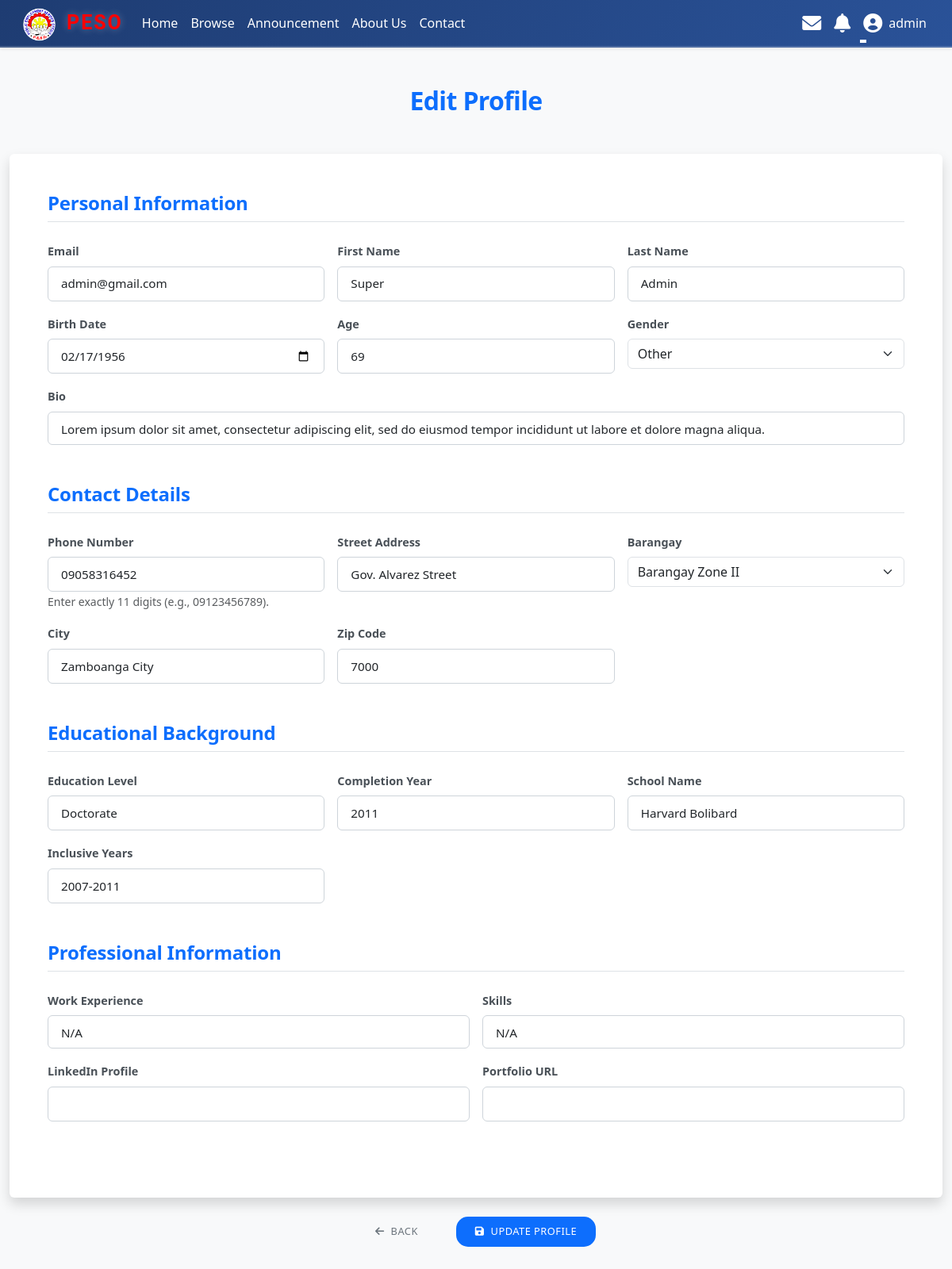
Page /pages/edit_profile.php (signed in) on the committed database.
### tables this page shows
CREATE TABLE `users` (
  `id` int(11) NOT NULL,
  `email` varchar(100) NOT NULL,
  `password` varchar(255) NOT NULL,
  `role` enum('admin','user') DEFAULT 'user',
  `created_at` timestamp NOT NULL DEFAULT current_timestamp(),
  `username` varchar(50) NOT NULL,
  `first_name` varchar(50) NOT NULL,
  `middle_name` varchar(50) DEFAULT NULL,
  `last_name` varchar(50) NOT NULL,
  `ext_name` varchar(10) DEFAULT NULL,
  `gender` enum('Male','Female','Non-Binary','LGBTQ+','Other') NOT NULL,
  `birth_date` date DEFAULT NULL,
  `age` int(11) NOT NULL,
  `phone_number` varchar(20) NOT NULL,
  `place_of_birth` varchar(100) NOT NULL,
  `civil_status` enum('Single','Married','Divorced','Widowed') NOT NULL,
  `zip_code` varchar(10) NOT NULL,
  `street_address` varchar(255) NOT NULL,
  `barangay` varchar(100) NOT NULL,
  `city` varchar(100) NOT NULL,
  `education_level` varchar(50) DEFAULT NULL,
  `completion_year` int(11) DEFAULT NULL,
  `school_name` varchar(255) DEFAULT NULL,
  `inclusive_years` varchar(50) DEFAULT NULL,
  `uploaded_file` varchar(255) DEFAULT NULL,
  `caption` varchar(255) DEFAULT NULL,
  `work_experience` text DEFAULT NULL,
  `skills` text DEFAULT NULL,
  `linkedin_profile` varchar(255) DEFAULT NULL,
  `portfolio_url` varchar(255) DEFAULT NULL,
  `resume_file` varchar(255) DEFAULT NULL,
  `cover_photo` varchar(255) DEFAULT NULL
);

### pages/edit_profile.php (the view, shortened to what this page needs)
<?php
include '../includes/header.php';
$user_id = $_SESSION['user_id'];
$query = $conn->prepare("
    SELECT *, TIMESTAMPDIFF(YEAR, birth_date, CURDATE()) AS age
    FROM users
    WHERE id = ?
");
$query->bind_param("i", $user_id);
$query->execute();
$userResult = $query->get_result();
$user = $userResult->fetch_assoc();
$barangay_query = "SELECT name FROM barangay ORDER BY name ASC";
$barangay_result = $conn->query($barangay_query);
?>
<link rel="stylesheet" href="/JOB/assets/edit_profile.css">
<div class="container mt-5">
    <h1 class="text-center text-primary fw-bold mb-4">Edit Profile</h1><br>
    <form id="edit-profile-form" action="edit_profile.php" method="POST" class="shadow p-5 rounded bg-white">
        <section class="mb-5">
            <h4 class="section-title fw-bold text-primary border-bottom pb-2 mb-4">Personal Information</h4>
            <div class="row g-3">
                <div class="col-md-4">
                    <label for="email" class="form-label fw-semibold">Email</label>
                    <input type="email" name="email" id="email" class="form-control" value="<?php echo htmlspecialchars($user['email']); ?>" readonly>
                </div>
                <div class="col-md-4">
                    <label for="first_name" class="form-label fw-semibold">First Name</label>
                    <input type="text" name="first_name" id="first_name" class="form-control" value="<?php echo htmlspecialchars($user['first_name']); ?>" required>
                </div>
                <div class="col-md-4">
                    <label for="last_name" class="form-label fw-semibold">Last Name</label>
                    <input type="text" name="last_name" id="last_name" class="form-control" value="<?php echo htmlspecialchars($user['last_name']); ?>" required>
                </div>
                <div class="col-md-4">
                    <label for="birth_date" class="form-label fw-semibold">Birth Date</label>
                    <input type="date" name="birth_date" id="birth_date" class="form-control" value="<?php echo $user['birth_date']; ?>" onchange="calculateAge()">
                </div>
                <div class="col-md-4">
                    <label for="age" class="form-label fw-semibold">Age</label>
                    <input type="number" id="age" class="form-control" value="<?php echo $user['age']; ?>" onchange="calculateBirthDate()">
                </div>
                <div class="col-md-4">
                    <label for="gender" class="form-label fw-semibold">Gender</label>
                    <select name="gender" id="gender" class="form-select">
                        <option value="Other" <?php echo ($user['gender'] == 'Other') ? 'selected' : ''; ?>>Other</option>
                    </select>
                </div>
                <div class="col-md-12">
                    <label for="caption" class="form-label fw-semibold">Bio</label>
                    <textarea name="caption" id="caption" class="form-control auto-expand" rows="1"><?php echo htmlspecialchars($user['caption']); ?></textarea>
                </div>
            </div>
        </section>
        <section class="mb-5">
            <h4 class="section-title fw-bold text-primary border-bottom pb-2 mb-4">Contact Details</h4>
            <div class="row g-3">
                <div class="col-md-4">
                    <label for="phone_number" class="form-label fw-semibold">Phone Number</label>
                    <input type="text" name="phone_number" id="phone_number" class="form-control" value="<?php echo htmlspecialchars($user['phone_number']); ?>" oninput="validatePhoneNumber(this)" maxlength="11" required>
                    <small class="text-muted">Enter exactly 11 digits (e.g., 09123456789).</small>
                </div>
                <div class="col-md-4">
                    <label for="address" class="form-label fw-semibold">Street Address</label>
                    <input type="text" name="address" id="address" class="form-control" value="<?php echo htmlspecialchars($user['street_address']); ?>">
                </div>
                <div class="col-md-4">
    <label for="barangay" class="form-label fw-semibold">Barangay</label>
    <select name="barangay" id="barangay" class="form-select">
        <?php
        if ($barangay_result->num_rows > 0) {
            while ($row = $barangay_result->fetch_assoc()) {
                $barangay_name = htmlspecialchars($row['name']);
                $selected = (isset($user['barangay']) && $user['barangay'] == $barangay_name) ? 'selected' : '';
                echo "<option value=\"$barangay_name\" $selected>$barangay_name</option>";
            }
        }
        ?>
    </select>
</div>
                <div class="col-md-4">
                    <label for="city" class="form-label fw-semibold">City</label>
                    <input type="text" name="city" id="city" class="form-control" value="<?php echo htmlspecialchars($user['city']); ?>">
                </div>
                <div class="col-md-4">
                    <label for="zip_code" class="form-label fw-semibold">Zip Code</label>
                    <input type="text" name="zip_code" id="zip_code" class="form-control" value="<?php echo htmlspecialchars($user['zip_code']); ?>" maxlength="10" required>
                </div>
            </div>
        </section>
        <section class="mb-5">
            <h4 class="section-title fw-bold text-primary border-bottom pb-2 mb-4">Educational Background</h4>
            <div class="row g-3">
                <div class="col-md-4">
                    <label for="education_level" class="form-label fw-semibold">Education Level</label>
                    <input type="text" name="education_level" id="education_level" class="form-control" value="<?php echo htmlspecialchars($user['education_level']); ?>">
                </div>
                <div class="col-md-4">
                    <label for="completion_year" class="form-label fw-semibold">Completion Year</label>
                    <input type="text" name="completion_year" id="completion_year" class="form-control" value="<?php echo htmlspecialchars($user['completion_year']); ?>">
                </div>
                <div class="col-md-4">
                    <label for="school_name" class="form-label fw-semibold">School Name</label>
                    <input type="text" name="school_name" id="school_name" class="form-control" value="<?php echo htmlspecialchars($user['school_name']); ?>">
                </div>
                <div class="col-md-4">
                    <label for="inclusive_years" class="form-label fw-semibold">Inclusive Years</label>
                    <input type="text" name="inclusive_years" id="inclusive_years" class="form-control" value="<?php echo htmlspecialchars($user['inclusive_years']); ?>">
                </div>
            </div>
        </section>
        <section class="mb-5">
            <h4 class="section-title fw-bold text-primary border-bottom pb-2 mb-4">Professional Information</h4>
            <div class="row g-3">
                <div class="col-md-6">
                    <label for="work_experience" class="form-label fw-semibold">Work Experience</label>
                    <textarea name="work_experience" id="work_experience" class="form-control auto-expand" rows="1"><?php echo htmlspecialchars($user['work_experience']); ?></textarea>
                </div>
                <div class="col-md-6">
                    <label for="skills" class="form-label fw-semibold">Skills</label>
                    <textarea name="skills" id="skills" class="form-control auto-expand" rows="1"><?php echo htmlspecialchars($user['skills']); ?></textarea>
                </div>
                <div class="col-md-6">
                    <label for="linkedin_profile" class="form-label fw-semibold">LinkedIn Profile</label>
                    <input type="url" name="linkedin_profile" id="linkedin_profile" class="form-control" value="<?php echo htmlspecialchars($user['linkedin_profile']); ?>">
                </div>
                <div class="col-md-6">
                    <label for="portfolio_url" class="form-label fw-semibold">Portfolio URL</label>
                    <input type="url" name="portfolio_url" id="portfolio_url" class="form-control" value="<?php echo htmlspecialchars($user['portfolio_url']); ?>">
                </div>
            </div>
        </section>
    </form>
                <div class="d-flex justify-content-center gap-4 align-items-center mt-4 mb-4">
                    <button type="button" class="btn btn-outline-secondary d-flex align-items-center" onclick="history.back()">
                        <i class="fas fa-arrow-left me-2"></i> Back
                    </button>
                    <button type="submit" form="edit-profile-form" class="btn btn-primary d-flex align-items-center px-4">
                        <i class="fas fa-save me-2"></i> Update Profile
                    </button>
                </div>
</div>

### assets/header.css (style rules this page uses)
* { margin: 0; padding: 0; box-sizing: border-box; }
body { padding-top: 60px; }
.btn { font-size: 0.8rem; padding: 0.6rem 1.5rem; border: none; border-radius: 15px; cursor: pointer; transition: all 0.3s ease; text-transform: uppercase; font-weight: 500; letter-spacing: 0.5px; }

### assets/edit_profile.css (style rules this page uses)
body { font-family: 'Segoe UI', Tahoma, Geneva, Verdana, sans-serif; background-color: #f8f9fa; color: #343a40; }
.container { max-width: 1200px; padding-bottom: 20px; }
h1 { font-size: 2rem; letter-spacing: -0.02em; }
.section-title { font-size: 1.5rem; letter-spacing: -0.01em; }
.form-label { font-size: 0.9rem; color: #495057; }
.form-control { font-size: 0.95rem; padding: 0.6rem 1rem; border-radius: 0.375rem; border: 1px solid #ced4da; transition: border-color 0.3s ease; }
.btn-primary { background-color: #0d6efd; border: none; transition: background-color 0.3s ease; }
.btn-outline-secondary { color: #6c757d; border-color: #6c757d; transition: all 0.3s ease; }
.auto-expand { resize: none; overflow: hidden; min-height: 38px; }

### rows in the picture
users: email "admin@gmail.com", first_name "Super", last_name "Admin", birth_date "02/17/1956", gender "Other", caption "Lorem ipsum dolor sit amet, consectetur adipiscing elit, sed do eiusmod tempor incididunt ut labore et dolore magna aliqua.", phone_number "09058316452", address "Gov. Alvarez Street", city "Zamboanga City", zip_code "7000", education_level "Doctorate", completion_year "2011", school_name "Harvard Bolibard", inclusive_years "2007-2011", work_experience "N/A", skills "N/A"

### other values in the picture
$_SESSION['username'] "admin"
form field barangay "Barangay Zone II"
